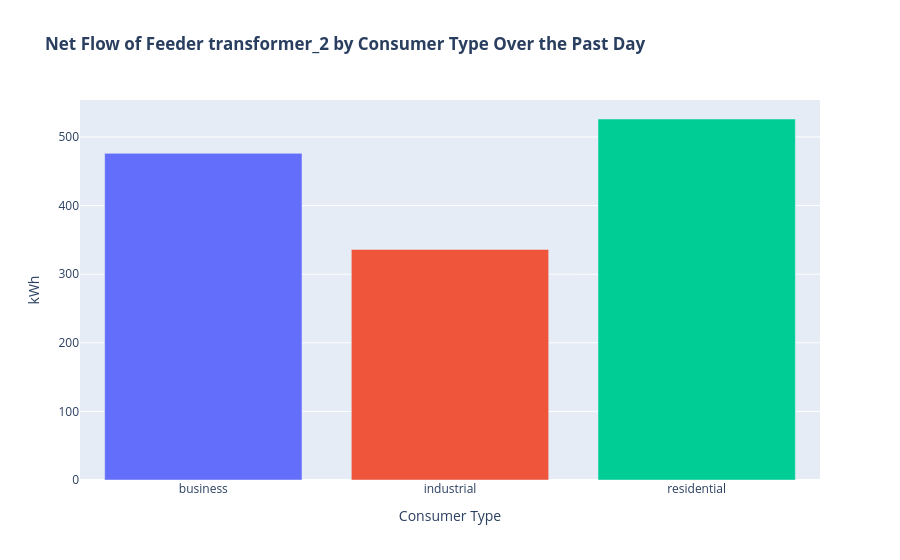

Notebook code for this chart:
### Markdown cell above
Display the net flow by consumer type over the past day.

### Code cell
# Plot the results.
net_flow_bar(df_past_day, title="<b>Net Flow of Feeder {} by Consumer Type Over the Past Day<b>"\
             .format(grid_element_id))

### Figure 1 — Plotly figure (JSON) as saved in the notebook; plotly's stock layout.template omitted (floating-point values rounded to 4 significant figures)
{"data": [{"alignmentgroup": "True", "hovertemplate": "Consumer Type=%{x}<br>kWh=%{y}<extra></extra>", "legendgroup": "business", "marker": {"color": "#636efa", "pattern": {"shape": ""}}, "name": "business", "offsetgroup": "business", "orientation": "v", "showlegend": true, "textposition": "auto", "type": "bar", "x": ["business"], "xaxis": "x", "y": [476.1], "yaxis": "y"}, {"alignmentgroup": "True", "hovertemplate": "Consumer Type=%{x}<br>kWh=%{y}<extra></extra>", "legendgroup": "industrial", "marker": {"color": "#EF553B", "pattern": {"shape": ""}}, "name": "industrial", "offsetgroup": "industrial", "orientation": "v", "showlegend": true, "textposition": "auto", "type": "bar", "x": ["industrial"], "xaxis": "x", "y": [336.1], "yaxis": "y"}, {"alignmentgroup": "True", "hovertemplate": "Consumer Type=%{x}<br>kWh=%{y}<extra></extra>", "legendgroup": "residential", "marker": {"color": "#00cc96", "pattern": {"shape": ""}}, "name": "residential", "offsetgroup": "residential", "orientation": "v", "showlegend": true, "textposition": "auto", "type": "bar", "x": ["residential"], "xaxis": "x", "y": [526.3], "yaxis": "y"}], "layout": {"barmode": "relative", "legend": {"title": {"text": "Consumer Type"}, "tracegroupgap": 0}, "showlegend": false, "title": {"text": "<b>Net Flow of Feeder transformer_2 by Consumer Type Over the Past Day<b>"}, "xaxis": {"anchor": "y", "categoryarray": ["business", "industrial", "residential"], "categoryorder": "array", "domain": [0, 1], "title": {"text": "Consumer Type"}}, "yaxis": {"anchor": "x", "domain": [0, 1], "title": {"text": "kWh"}}}}
